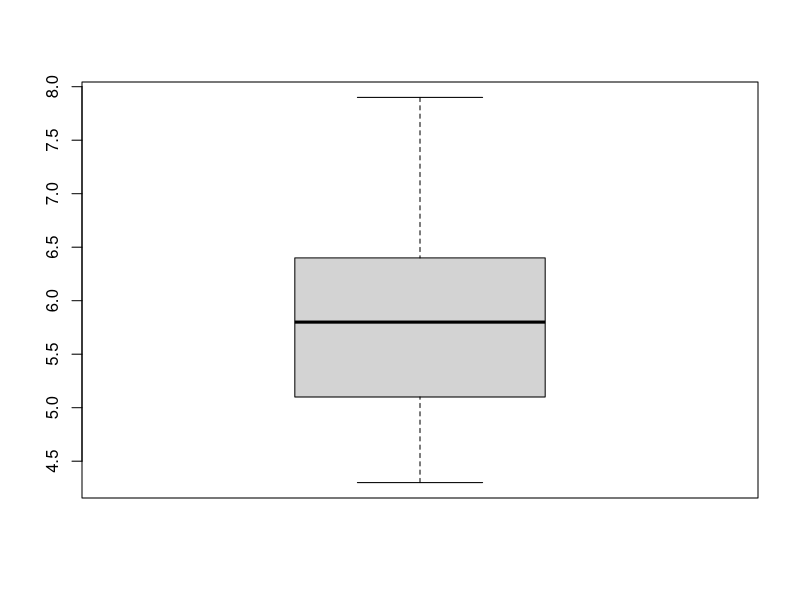
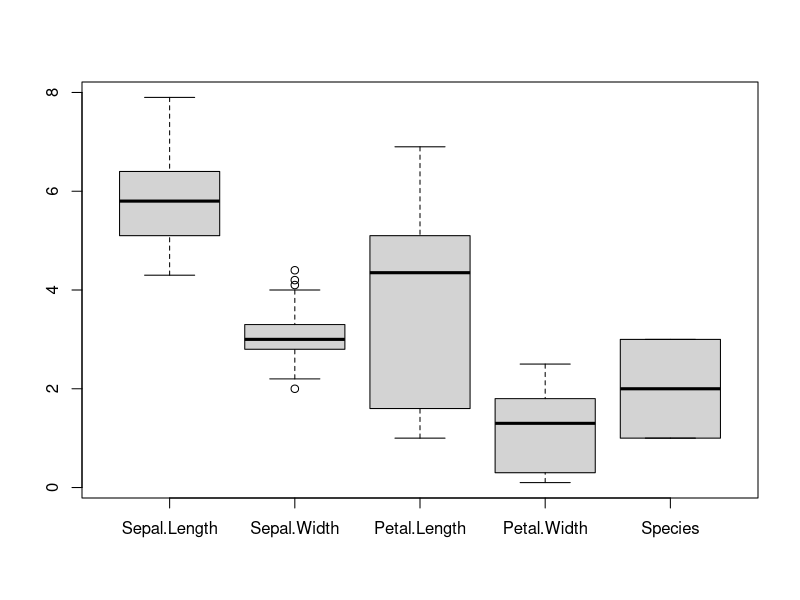
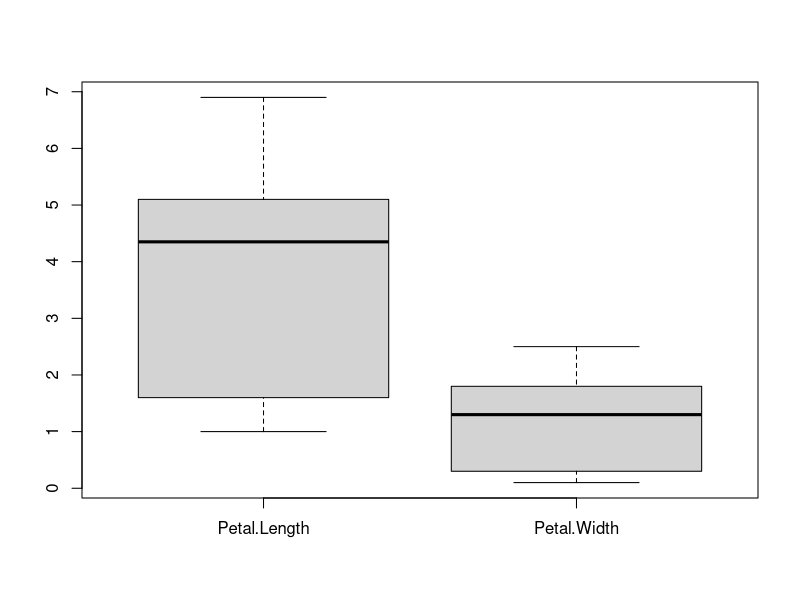
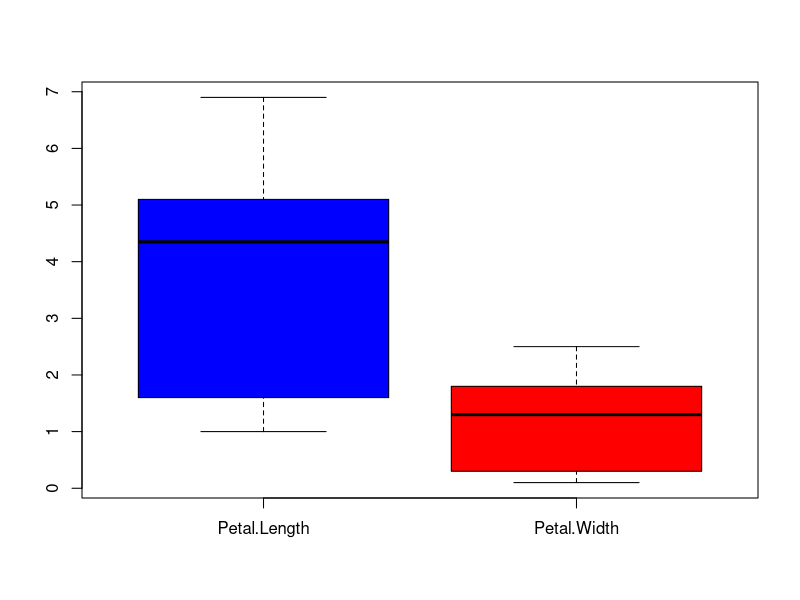
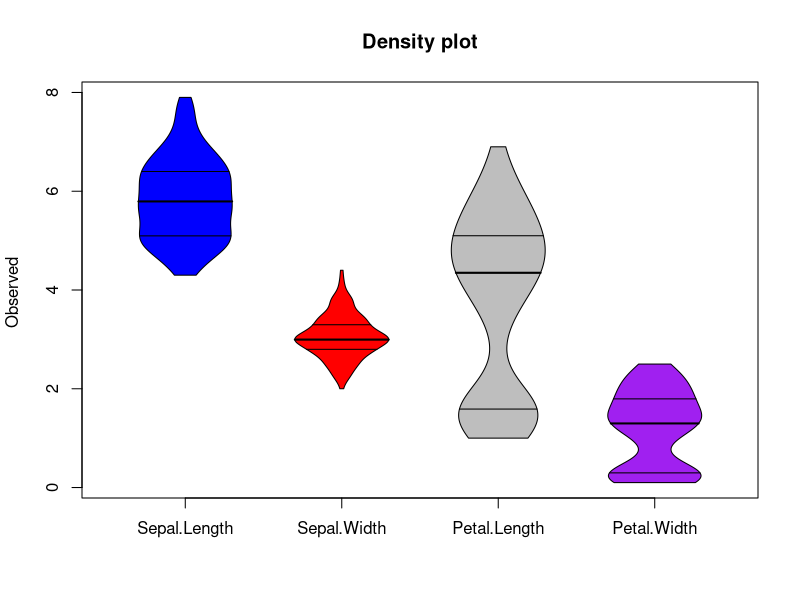

Here is the R script that generated these plots, in order:
boxplot(iris$Sepal.Length)
boxplot(iris)
boxplot(iris[3:4])
boxplot(iris[3:4],col=c('blue','red'))
iris$Sepal.Width
which(iris$Sepal.Width<4)
iris$Sepal.Width[16]
library(psych)
violinBy(iris[1:4])
quantile(iris$Sepal.Length)
IQR(iris$Sepal.Length)
summary(iris$Sepal.Width)
summary(iris[3:4])
